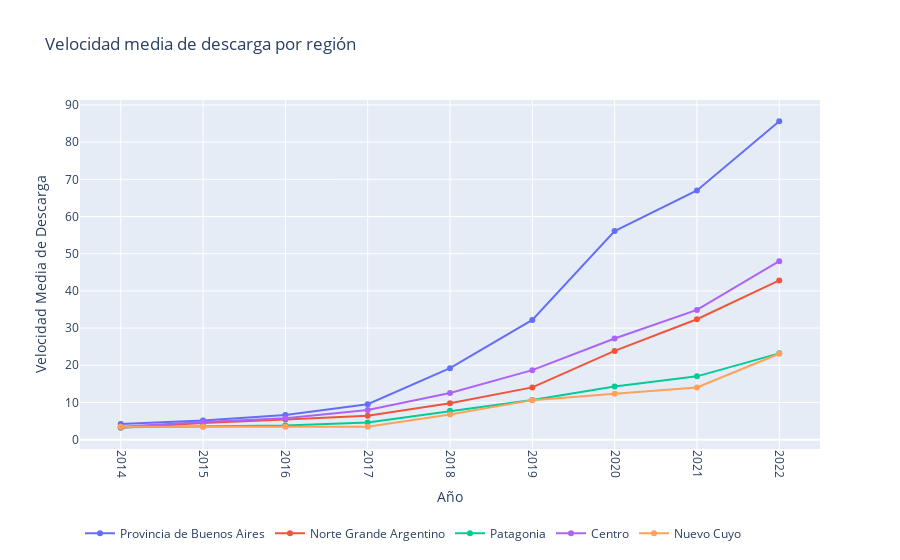

The cell this chart's notebook holds for it:
### Code cell
lista_regiones = ['Provincia de Buenos Aires', 'Norte Grande Argentino', 'Patagonia', 'Centro', 'Nuevo Cuyo']

fig = make_subplots(rows=1, cols=1)

traces = []
for r in lista_regiones:
    df_region = df4[df4['trimestre'] == 3].reset_index()
    df_region = df_region.groupby(['region', 'anio'])[['velocidadMediaDesc']].mean().reset_index()
    df_region = df_region[df_region['region'] == r]
    df_region.sort_values(by='anio', inplace=True)

    anio = df_region['anio']
    velocidadMediaDesc = df_region['velocidadMediaDesc']

    trace = go.Scatter(x=anio, y=velocidadMediaDesc, name=r)
    traces.append(trace)

for trace in traces:
    fig.add_trace(trace)

fig.update_layout(
    title='Velocidad media de descarga por región',
    xaxis=dict(title='Año', tickangle=90),
    yaxis=dict(title='Velocidad Media de Descarga'),
    legend=dict(orientation='h', x=0, y=-0.2),
    showlegend=True
)

fig.show()

### Figure 1 — Plotly figure (JSON) as saved in the notebook; plotly's stock layout.template omitted (floating-point values rounded to 4 significant figures)
{"data": [{"name": "Provincia de Buenos Aires", "type": "scatter", "x": [2014, 2015, 2016, 2017, 2018, 2019, 2020, 2021, 2022], "y": [4.203, 5.183, 6.647, 9.531, 19.21, 32.2, 56.09, 66.98, 85.62]}, {"name": "Norte Grande Argentino", "type": "scatter", "x": [2014, 2015, 2016, 2017, 2018, 2019, 2020, 2021, 2022], "y": [3.191, 4.49, 5.412, 6.409, 9.813, 14.06, 23.87, 32.38, 42.8]}, {"name": "Patagonia", "type": "scatter", "x": [2014, 2015, 2016, 2017, 2018, 2019, 2020, 2021, 2022], "y": [3.331, 3.52, 3.826, 4.609, 7.743, 10.69, 14.3, 17.02, 23.2]}, {"name": "Centro", "type": "scatter", "x": [2014, 2015, 2016, 2017, 2018, 2019, 2020, 2021, 2022], "y": [3.479, 4.732, 5.777, 7.967, 12.57, 18.68, 27.21, 34.89, 47.99]}, {"name": "Nuevo Cuyo", "type": "scatter", "x": [2014, 2015, 2016, 2017, 2018, 2019, 2020, 2021, 2022], "y": [3.493, 3.495, 3.5, 3.489, 6.78, 10.63, 12.35, 14.04, 23.11]}], "layout": {"legend": {"orientation": "h", "x": 0, "y": -0.2}, "showlegend": true, "title": {"text": "Velocidad media de descarga por región"}, "xaxis": {"anchor": "y", "domain": [0, 1], "tickangle": 90, "title": {"text": "Año"}}, "yaxis": {"anchor": "x", "domain": [0, 1], "title": {"text": "Velocidad Media de Descarga"}}}}
